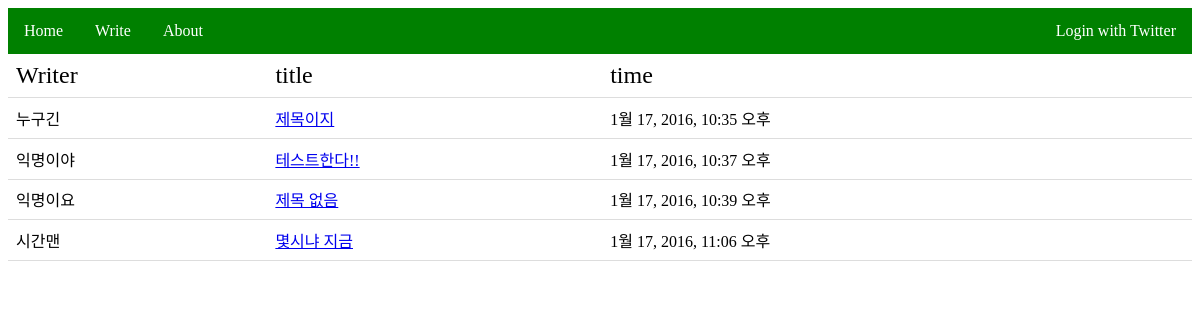
Before: / with the older database file.
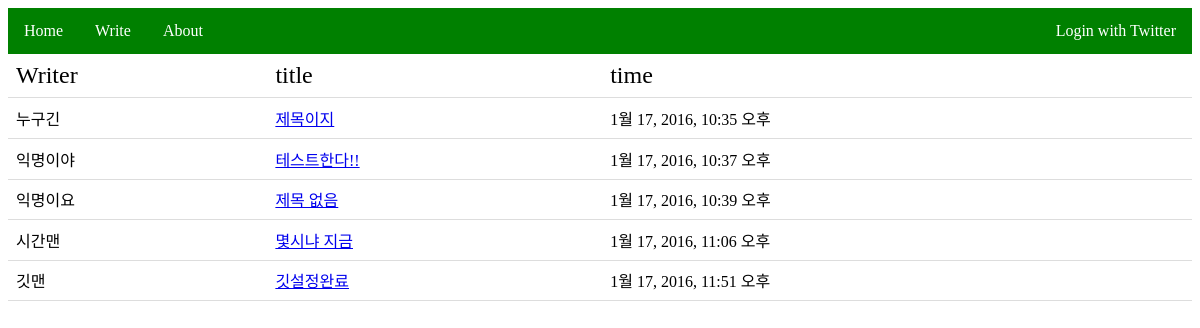
After: the same page with the newer database file.
### list_posts/models.py (models this page shows)
class Post(models.Model):
    title = models.CharField(max_length = 30)
    writer = models.CharField(max_length = 10)
    contents = models.CharField(max_length = 1000)
    postNum = models.AutoField(primary_key = True)
    created = models.DateTimeField(auto_now_add=True)

### list_posts/views.py (the view)
# urls.py: url(r'^$', include('list_posts.urls')),
def list_posts(request):
    posts = Post.objects.all()
    return render(request, 'post_listing.html', { "post1": posts[0], "post2":posts[1], "list": posts })

### templates/post_listing.html (shortened to what this page needs)
{% extends "base.html" %}
{% block content %}
<table class="post_list">
    <tr>
        <td class = "head">Writer</td>
        <td class = "head">title</td>
        <td class = "head">time</td>
    </tr>
    {% for aPost in list %}
    <tr>
        <td>{{aPost.writer}}</td>
        <td><a href = "/posts/{{aPost.postNum}}">{{aPost.title}}</a></td>
        <td>{{aPost.created}}</td>
    <tr>
    {% endfor %}
{% endblock %}

### templates/base.html (shortened to what this page needs)
<!DOCTYPE HTML>
<html lang="ko">
    <head>
        <div class="nav_bar">
            <ul>
                <li class="nav_bar"> <a href = "/"> Home </a> </li>
                <li class="nav_bar"> <a href = "/write"> Write </a> </li>
                <li class="nav_bar"> <a href = "/about"> About </a> </li>
                <ul class="nav_bar_right">
                    <li class="nav_bar"> <a href="{% url 'social:begin' 'twitter' %}?next={{ request.path }}">Login with Twitter</a> </li>
                </ul>
            </ul>
        </div>
    </head>
    <body>
        <div class="content block">
        {% block content %}{% endblock %}
        </div>
    </body>

### templates/base.html (style rules this page uses)
div.nav_bar ul { list-style-type: none; margin: 0; padding: 0; overflow: hidden; background-color: green; }
li.nav_bar { float: left; }
li.nav_bar a { display: block; color: white; text-align: center; padding: 14px 16px; text-decoration: none; }
ul.nav_bar_right { float:right; }

### templates/post_listing.html (style rules this page uses)
table.post_list { border-collapse: collapse; width: 100%; }
th, td { padding: 8px; text-align: left; border-bottom: 1px solid #ddd; }
td.head { font-size: 150%; }

Changed rows visible on the page:
added Post: writer "깃맨", title "깃설정완료", created "1월 17, 2016, 11:51 오후"
